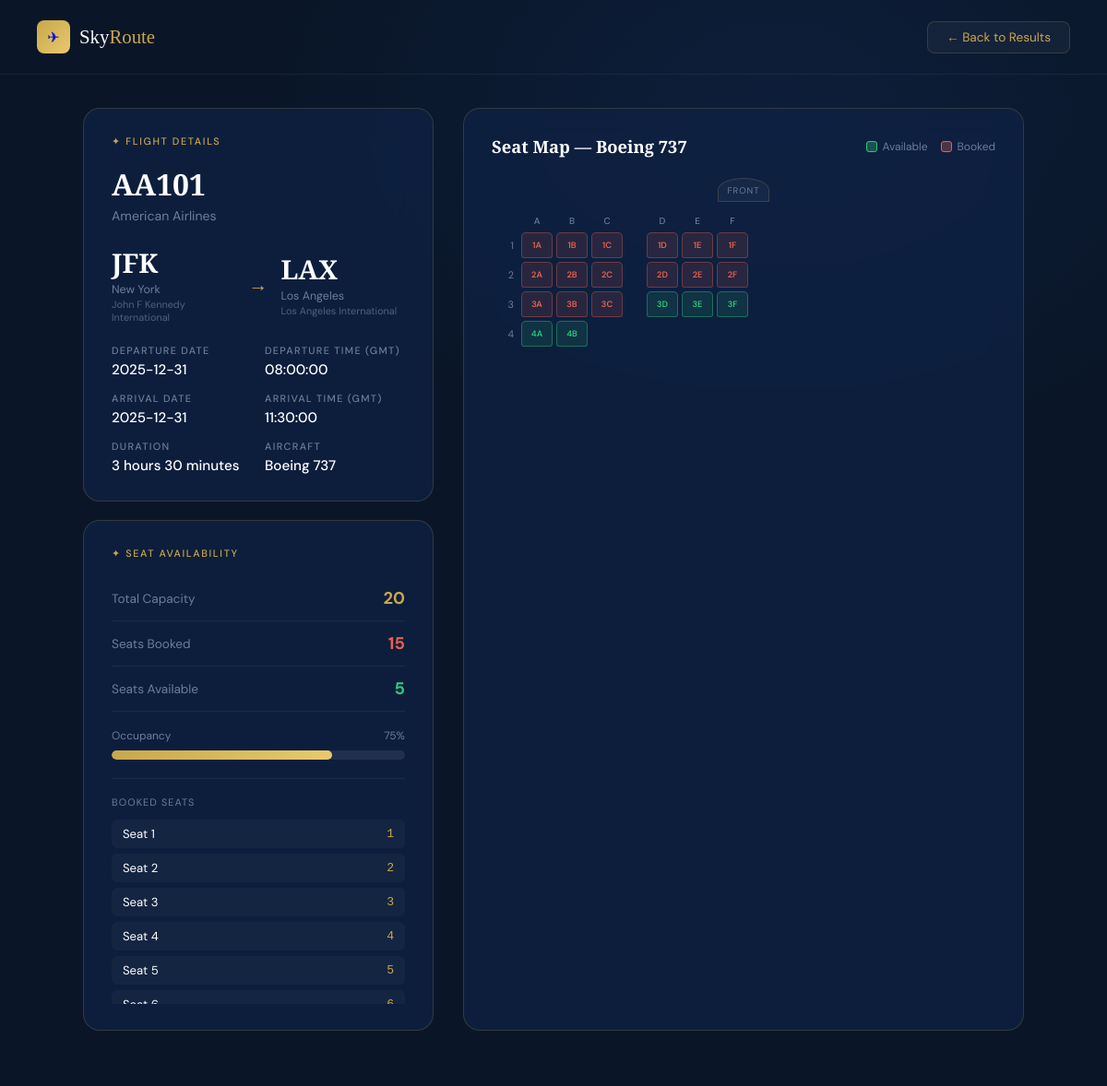
Page /seats/AA101/2025-12-31 on the committed database.
### tables this page shows
CREATE TABLE FlightService (
    flight_number TEXT PRIMARY KEY,
    airline_name TEXT NOT NULL,
    origin_code TEXT NOT NULL,
    dest_code TEXT NOT NULL,
    departure_time TEXT NOT NULL,
    duration INTERVAL NOT NULL
);

CREATE TABLE Airport (
    airport_code TEXT PRIMARY KEY,
    name TEXT NOT NULL,
    city TEXT NOT NULL,
    country TEXT NOT NULL
);

### app.py (the view)
@app.route("/seats/<flight_number>/<departure_date>")
def seats(flight_number, departure_date):
    rows = query("""
        SELECT
            f.flight_number,
            f.departure_date,
            fs.airline_name,
            fs.origin_code,
            fs.dest_code,
            a1.name  AS origin_name,
            a1.city  AS origin_city,
            a2.name  AS dest_name,
            a2.city  AS dest_city,
            fs.departure_time,
            fs.duration,
            f.plane_type,
            ac.capacity,
            COUNT(b.seat_number)                     AS booked_seats,
            ac.capacity - COUNT(b.seat_number)        AS available_seats
        FROM Flight f
        JOIN FlightService fs ON f.flight_number = fs.flight_number
        JOIN Aircraft ac      ON f.plane_type    = ac.plane_type
        JOIN Airport a1       ON fs.origin_code  = a1.airport_code
        JOIN Airport a2       ON fs.dest_code    = a2.airport_code
        LEFT JOIN Booking b
            ON  b.flight_number  = f.flight_number
            AND b.departure_date = f.departure_date
        WHERE f.flight_number  = ?
          AND f.departure_date = ?
        GROUP BY f.flight_number, f.departure_date, ac.capacity
    """, (flight_number, departure_date))
    info = rows[0] if rows else None
    booked_seats = [r["seat_number"] for r in query(
        "SELECT seat_number FROM Booking WHERE flight_number=? AND departure_date=? ORDER BY seat_number",
        (flight_number, departure_date)
    )]
    arrival_info = {}
    if info:
        dur_min = duration_to_minutes(info["duration"])
        day_offset, arr_time = add_minutes_to_time(info["departure_time"], dur_min)
        arrival_info["time"] = arr_time
        arrival_info["date"] = add_days_to_date(departure_date, day_offset)
        arrival_info["next_day"] = day_offset > 0
    return render_template("seat_info.html",
        info=info,
        flight_number=flight_number,
        departure_date=departure_date,
        booked_seats=booked_seats,
        arrival=arrival_info,
    )

### app.py (called while the page is built)
def get_db():
    conn = sqlite3.connect(DB)
    conn.row_factory = sqlite3.Row
    return conn

def query(sql, params=()):
    conn = get_db()
    rows = [dict(r) for r in conn.execute(sql, params).fetchall()]
    conn.close()
    return rows

def duration_to_minutes(dur_str):
    if not dur_str:
        return 0
    hours   = re.search(r'(\d+)\s*hour',   dur_str)
    minutes = re.search(r'(\d+)\s*minute', dur_str)
    total = 0
    if hours:   total += int(hours.group(1))   * 60
    if minutes: total += int(minutes.group(1))
    return total

def add_minutes_to_time(time_str, minutes):
    h, m, s = map(int, time_str.split(':'))
    total_min = h * 60 + m + minutes
    days  = total_min // (24 * 60)
    total_min %= (24 * 60)
    return days, f"{total_min // 60:02d}:{total_min % 60:02d}:00"

def add_days_to_date(date_str, days):
    from datetime import date, timedelta
    d = date.fromisoformat(date_str)
    return str(d + timedelta(days=days))

### templates/seat_info.html (shortened to what this page needs)
<!DOCTYPE html>
<html lang="en">
<head>
</head>
<body>
  <div class="bg"></div>
  <nav>
    <a href="/" class="logo"><div class="logo-icon">✈</div><div class="logo-text">Sky<span>Route</span></div></a>
    <a href="javascript:history.back()" class="back">← Back to Results</a>
  </nav>
  {% if info %}
  <div class="page">
    <div>
      <div class="card">
        <div class="card-lbl">✦ Flight Details</div>
        <div class="fn">{{ info.flight_number }}</div>
        <div class="al">{{ info.airline_name }}</div>
        <div class="route-display">
          <div class="ap-block">
            <div class="ap-code">{{ info.origin_code }}</div>
            <div class="ap-city">{{ info.origin_city }}</div>
            <div class="ap-name">{{ info.origin_name }}</div>
          </div>
          <div class="rarr">→</div>
          <div class="ap-block">
            <div class="ap-code">{{ info.dest_code }}</div>
            <div class="ap-city">{{ info.dest_city }}</div>
            <div class="ap-name">{{ info.dest_name }}</div>
          </div>
        </div>
        <div class="info-grid">
          <div class="info-item">
            <div class="lbl">Departure Date</div>
            <div class="val">{{ info.departure_date }}</div>
          </div>
          <div class="info-item">
            <div class="lbl">Departure Time (GMT)</div>
            <div class="val">{{ info.departure_time }}</div>
          </div>
          <div class="info-item">
            <div class="lbl">Arrival Date</div>
            <div class="val">{{ arrival.date }}
            </div>
          </div>
          <div class="info-item">
            <div class="lbl">Arrival Time (GMT)</div>
            <div class="val">{{ arrival.time }}</div>
          </div>
          <div class="info-item">
            <div class="lbl">Duration</div>
            <div class="val">{{ info.duration }}</div>
          </div>
          <div class="info-item">
            <div class="lbl">Aircraft</div>
            <div class="val">{{ info.plane_type }}</div>
          </div>
        </div>
      </div>
      <div class="card">
        <div class="card-lbl">✦ Seat Availability</div>
        <div class="stat-row">
          <span class="stat-lbl">Total Capacity</span>
          <span class="stat-val gold">{{ info.capacity }}</span>
        </div>
        <div class="stat-row">
          <span class="stat-lbl">Seats Booked</span>
          <span class="stat-val red">{{ info.booked_seats }}</span>
        </div>
        <div class="stat-row">
          <span class="stat-lbl">Seats Available</span>
          <span class="stat-val {% if info.available_seats > 0 %}green{% else %}red{% endif %}">
            {{ info.available_seats }}{% if info.available_seats == 0 %} — Fully Booked{% endif %}
          </span>
        </div>
        {% set pct = ((info.booked_seats / info.capacity) * 100)|int %}
        <div class="prog-wrap">
          <div class="prog-hdr"><span>Occupancy</span><span>{{ pct }}%</span></div>
          <div class="prog-track">
            <div class="prog-fill {% if pct >= 90 %}full{% endif %}" id="bar" style="width:0"></div>
          </div>
        </div>
        {% if booked_seats %}
        <div class="pax-section">
          <div class="pax-title">Booked seats</div>
          <div class="pax-list">
            {% for s in booked_seats %}
            <div class="pax-item">
              <span>Seat {{ s }}</span>
              <span class="pax-seat">{{ s }}</span>
            </div>
            {% endfor %}
          </div>
        </div>
        {% endif %}
      </div>
    </div>
    <div class="map-card">
      <div class="map-hdr">
        <div class="map-title">Seat Map — {{ info.plane_type }}</div>
        <div class="legend">
          <div class="leg-item"><div class="leg-dot a"></div>Available</div>
          <div class="leg-item"><div class="leg-dot b"></div>Booked</div>
        </div>
      </div>
      <div class="nose"><div class="nose-shape">FRONT</div></div>
      <div class="col-labels">
        <div></div>
        <div class="col-lbl">A</div><div class="col-lbl">B</div><div class="col-lbl">C</div>
        <div></div>
        <div class="col-lbl">D</div><div class="col-lbl">E</div><div class="col-lbl">F</div>
      </div>
      <div class="seat-rows" id="seatMap"></div>
    </div>
  </div>
  {% else %}
  <div class="notfound">
    <p style="font-size:1.2rem;">Flight not found.</p>
    <br><a href="/" style="color:var(--gold);">← Back to Search</a>
  </div>
  {% endif %}
</body>
</html>

### rows in the picture
FlightService: airline_name "American Airlines", duration "3 hours 30 minutes"
Airport: origin_city "New York", origin_name "John F Kennedy International"
Airport: dest_city "Los Angeles", dest_name "Los Angeles International"

### other values in the picture
{{ info.flight_number }} "AA101"
{{ info.origin_code }} "JFK"
{{ info.dest_code }} "LAX"
{{ info.departure_date }} "2025-12-31"
{{ info.departure_time }} "08:00:00"
{{ arrival.date }} "2025-12-31"
{{ arrival.time }} "11:30:00"
{{ info.plane_type }} "Boeing 737"
{{ info.capacity }} "20"
{{ info.booked_seats }} "15"
{{ info.available_seats }} "5"
{{ pct }} "75"
{{ s }} "1" "2" "3" "4" "5"
